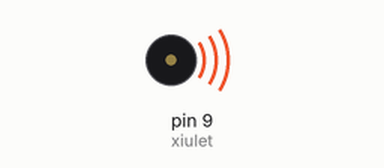
A sketch run on a simulated Arduino Uno, built with avr-gcc and run on an emulated ATmega328P. Shown: buzzer (waves = sounding).

Above: at 0.1 s.
At 2.7 s:
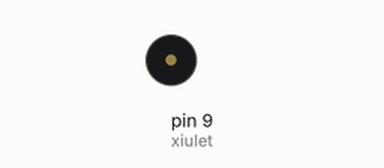
Timing chart, 0 to 3.0 s (numbered marks = the images above):
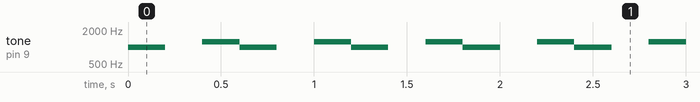

Measured:
- by itself, tone on pin 9 (xiulet): repeats every 0.60 s: silent 0.20 s, 1250 Hz 0.20 s, 1000 Hz 0.20 s

The sketch:

Bitonal.ino
```cpp
/**********************************************************************************
**                                                                               **
**                                  Sirena                                       **
**                                                                               **
**                                                                               **
**********************************************************************************/

//********** Includes *************************************************************

//********** Variables ************************************************************
const byte xiulet = 9;        // donar nom al pin 9 de l’Arduino

//********** Setup ****************************************************************
void setup()
{
  pinMode(xiulet, OUTPUT);   // definir el pin 9 com una sortida
}

//********** Loop *****************************************************************
void loop()
{

  tone(xiulet, 1000);    // xiulet de durada valPot0
  delay(200);
  noTone(xiulet);
  delay(200);
  tone(xiulet, 1250);    // xiulet de durada valPot0
  delay(200);


}
```
